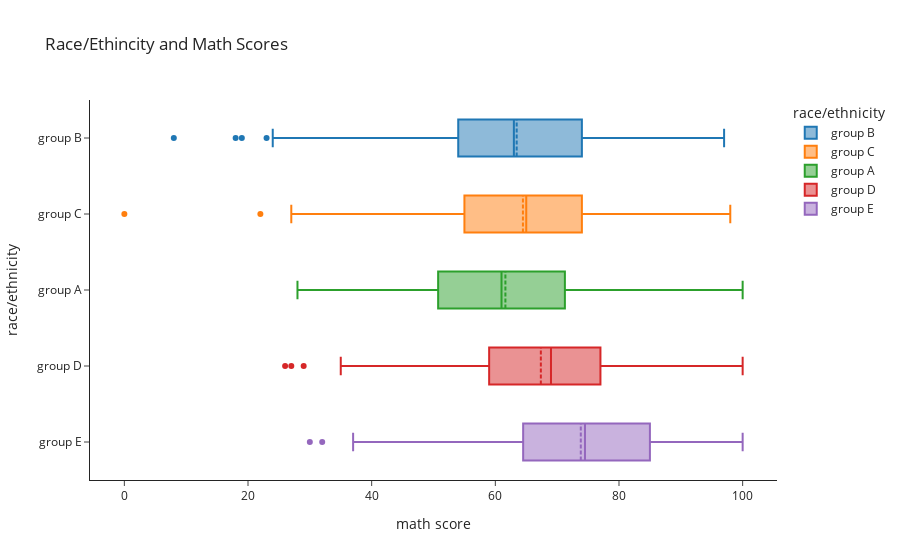

Notebook cell for this chart:
### Markdown cell above
### Using plotly to make my box and whiskers plot interactive.

I am creating the same plot as the one above but using plotly instead.

### Code cell
# Race and Math scores
fig = px.box(
    race.reset_index(),  # Reset the index to make columns accessible
    x="math score",       # Use 'race/ethnicity' for x-axis
    y="race/ethnicity",          # Use 'math score' for y-axis
    title="Race/Ethincity and Math Scores",
    color='race/ethnicity'
).update_traces(boxmean=True)

fig.show()

### Figure 1 — Plotly figure (JSON) as saved in the notebook; plotly's stock layout.template omitted (floating-point values rounded to 4 significant figures; data arrays with more than 128 entries replaced by an {"elided": "..."} marker saying what was removed)
{"data": [{"alignmentgroup": "True", "boxmean": true, "hovertemplate": "race/ethnicity=%{y}<br>math score=%{x}<extra></extra>", "legendgroup": "group B", "marker": {"color": "#1F77B4"}, "name": "group B", "notched": false, "offsetgroup": "group B", "orientation": "h", "showlegend": true, "type": "box", "x": {"elided": "190 int values"}, "x0": " ", "xaxis": "x", "y": {"elided": "190 str values"}, "y0": " ", "yaxis": "y"}, {"alignmentgroup": "True", "boxmean": true, "hovertemplate": "race/ethnicity=%{y}<br>math score=%{x}<extra></extra>", "legendgroup": "group C", "marker": {"color": "#FF7F0E"}, "name": "group C", "notched": false, "offsetgroup": "group C", "orientation": "h", "showlegend": true, "type": "box", "x": {"elided": "319 int values"}, "x0": " ", "xaxis": "x", "y": {"elided": "319 str values"}, "y0": " ", "yaxis": "y"}, {"alignmentgroup": "True", "boxmean": true, "hovertemplate": "race/ethnicity=%{y}<br>math score=%{x}<extra></extra>", "legendgroup": "group A", "marker": {"color": "#2CA02C"}, "name": "group A", "notched": false, "offsetgroup": "group A", "orientation": "h", "showlegend": true, "type": "box", "x": [47, 78, 50, 73, 55, 39, 62, 41, 80, 50, 58, 54, 51, 57, 62, 77, 72, 68, 47, 46, 81, 69, 28, 63, 49, 44, 71, 66, 38, 48, 53, 49, 59, 65, 47, 59, 79, 75, 72, 77, 59, 79, 65, 68, 64, 97, 92, 91, 40, 61, 55, 48, 71, 53, 82, 100, 71, 68, 65, 53, 59, 87, 62, 55, 37, 58, 72, 75, 51, 45, 45, 85, 61, 64, 75, 61, 50, 34, 69, 67, 61, 56, 66, 53, 54, 78, 57, 44, 63], "x0": " ", "xaxis": "x", "y": ["group A", "group A", "group A", "group A", "group A", "group A", "group A", "group A", "group A", "group A", "group A", "group A", "group A", "group A", "group A", "group A", "group A", "group A", "group A", "group A", "group A", "group A", "group A", "group A", "group A", "group A", "group A", "group A", "group A", "group A", "group A", "group A", "group A", "group A", "group A", "group A", "group A", "group A", "group A", "group A", "group A", "group A", "group A", "group A", "group A", "group A", "group A", "group A", "group A", "group A", "group A", "group A", "group A", "group A", "group A", "group A", "group A", "group A", "group A", "group A", "group A", "group A", "group A", "group A", "group A", "group A", "group A", "group A", "group A", "group A", "group A", "group A", "group A", "group A", "group A", "group A", "group A", "group A", "group A", "group A", "group A", "group A", "group A", "group A", "group A", "group A", "group A", "group A", "group A"], "y0": " ", "yaxis": "y"}, {"alignmentgroup": "True", "boxmean": true, "hovertemplate": "race/ethnicity=%{y}<br>math score=%{x}<extra></extra>", "legendgroup": "group D", "marker": {"color": "#D62728"}, "name": "group D", "notched": false, "offsetgroup": "group D", "orientation": "h", "showlegend": true, "type": "box", "x": {"elided": "262 int values"}, "x0": " ", "xaxis": "x", "y": {"elided": "262 str values"}, "y0": " ", "yaxis": "y"}, {"alignmentgroup": "True", "boxmean": true, "hovertemplate": "race/ethnicity=%{y}<br>math score=%{x}<extra></extra>", "legendgroup": "group E", "marker": {"color": "#9467BD"}, "name": "group E", "notched": false, "offsetgroup": "group E", "orientation": "h", "showlegend": true, "type": "box", "x": {"elided": "140 int values"}, "x0": " ", "xaxis": "x", "y": {"elided": "140 str values"}, "y0": " ", "yaxis": "y"}], "layout": {"boxmode": "overlay", "legend": {"title": {"text": "race/ethnicity"}, "tracegroupgap": 0}, "title": {"text": "Race/Ethincity and Math Scores"}, "xaxis": {"anchor": "y", "domain": [0, 1], "title": {"text": "math score"}}, "yaxis": {"anchor": "x", "categoryarray": ["group E", "group D", "group A", "group C", "group B"], "categoryorder": "array", "domain": [0, 1], "title": {"text": "race/ethnicity"}}}}
